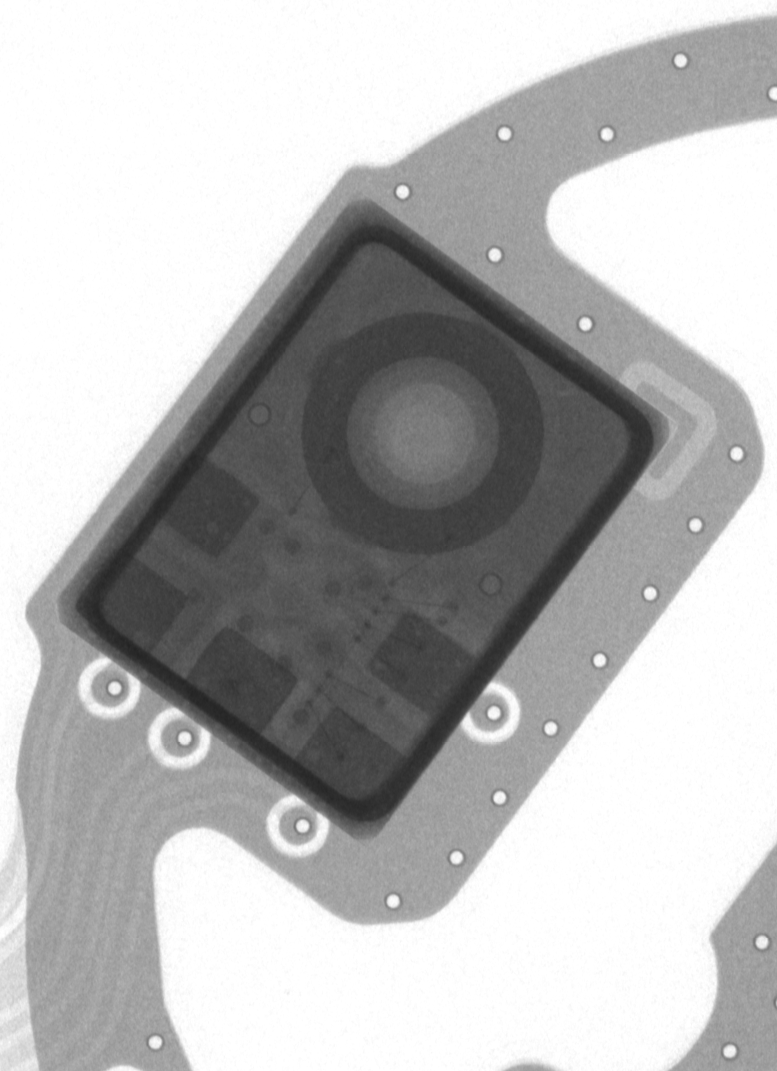
//> input picture Image/test.tif, 777 x 1071 px
$ ./Hough   (built with g++ and OpenCV 4)
//> lines starting //> are read from the running program, lines starting //| are printed output that depends on the picture; after the words box and inside, x2 and y2 are one past the last pixel; in counts of white or black regions, pixels touching at a corner belong together
#include <opencv2/opencv.hpp>
#include <iostream>
#include <vector>
#include <cmath>
#include <fstream>

using namespace cv;
using namespace std;

// Init accumulator for Hough Transform
vector<vector<int>> initAccumulator(int width, int height, int theta_steps, int& max_rho) {
    max_rho = static_cast<int>(sqrt(width * width + height * height)) + 1;
    return vector<vector<int>>(2 * max_rho, vector<int>(theta_steps, 0));
}

void houghTransform(const Mat& edge_img, vector<vector<int>>& accumulator, int max_rho, int theta_steps)
{
    const double PI = 3.14159265358979323846;
    for (int y = 0; y < edge_img.rows; ++y)
    {
        for (int x = 0; x < edge_img.cols; ++x)
        {
            if (edge_img.at<uchar>(y, x) > 0)
            {
                for (int t = 0; t < theta_steps; ++t)
                {
                    double theta = t * PI / theta_steps;
                    int rho = static_cast<int>(x * std::cos(theta) + y * std::sin(theta));
                    //rho may negative so + max_rho to convert range to [0, 2*maxrho]
                    accumulator[rho + max_rho][t]++;
                }
            }
        }
    }
}

vector<pair<int, int>> findLines(vector<vector<int>>& accumulator, int max_rho, int theta_steps, int threshold)
{
    vector<pair<int, int>> lines;
    for (int rho = 0; rho < 2 * max_rho; ++rho)
    {
        for (int theta = 0; theta < theta_steps; ++theta)
        {
            if (accumulator[rho][theta] > threshold)
            {
                lines.emplace_back(rho - max_rho, theta);
            }
        }
    }
    return lines;
}

//accumulator image
void saveAccumulator(vector<vector<int>>& accumulator, int max_rho, int theta_steps, const string& filename)
{
    Mat accum_img(2 * max_rho, theta_steps, CV_8UC1);
    int max_val = 0;
    for (const auto& row : accumulator) {
        for (int val : row) {
            if (val > max_val) max_val = val;
        }
    }
    for (int rho = 0; rho < 2 * max_rho; ++rho) {
        for (int theta = 0; theta < theta_steps; ++theta) {
            accum_img.at<uchar>(rho, theta) = static_cast<uchar>((accumulator[rho][theta] * 255.0) / max_val);
        }
    }
    //resize(accum_img, accum_img, cv::Size(10 * theta_steps, 2 * max_rho), 0, 0, cv::INTER_LINEAR);
    imwrite(filename, accum_img);
}

void drawLines(Mat& img, const std::vector<std::pair<int, int>>& lines, int theta_steps)
{
    const double PI = 3.14159265358979323846;
    for (const auto& linetmp : lines)
    {
        int rho = linetmp.first;
        int theta_idx = linetmp.second;
        double theta = theta_idx * PI / theta_steps;
        double cos_theta = cos(theta);
        double sin_theta = sin(theta);
        Point pt1, pt2;
        double x0 = cos_theta * rho, y0 = sin_theta * rho;

        pt1.x = cvRound(x0 + 1000 * (-sin_theta));
        pt1.y = cvRound(y0 + 1000 * (cos_theta));
        pt2.x = cvRound(x0 - 1000 * (-sin_theta));
        pt2.y = cvRound(y0 - 1000 * (cos_theta));

        line(img, pt1, pt2, Scalar(0, 0, 255), 1, LINE_AA);
    }
}

int main() {
    Mat img = imread("D:/FresherXavisTech/Image/test.tif", IMREAD_GRAYSCALE);
//> img is the input picture: 1071 rows x 777 cols, CV_8UC1; min 35, max 255, mean 185
    if (img.empty()) {
        std::cerr << "Cannot read the image!" << std::endl;
        return -1;
    }
    Mat blur1;
    bilateralFilter(img, blur1, -1, 4.0, 30);

    Ptr<CLAHE> clahe = createCLAHE();
    clahe->setClipLimit(2.0);
    clahe->setTilesGridSize(Size(9, 9));
    Mat claheResult;
    clahe->apply(blur1, claheResult);
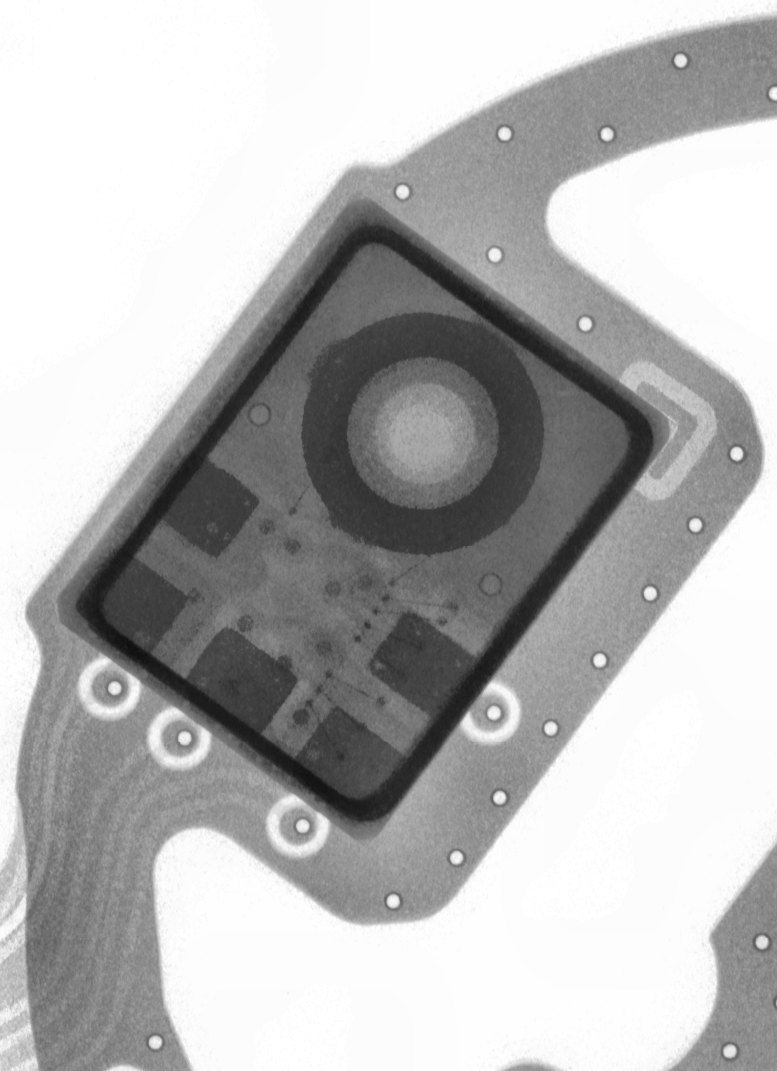
//> claheResult: 1071 rows x 777 cols, CV_8UC1; min 15, max 255, mean 183

    // [7 lines of commented-out code are left out]

    Mat edges;
    Canny(claheResult, edges, 50, 100, 3);
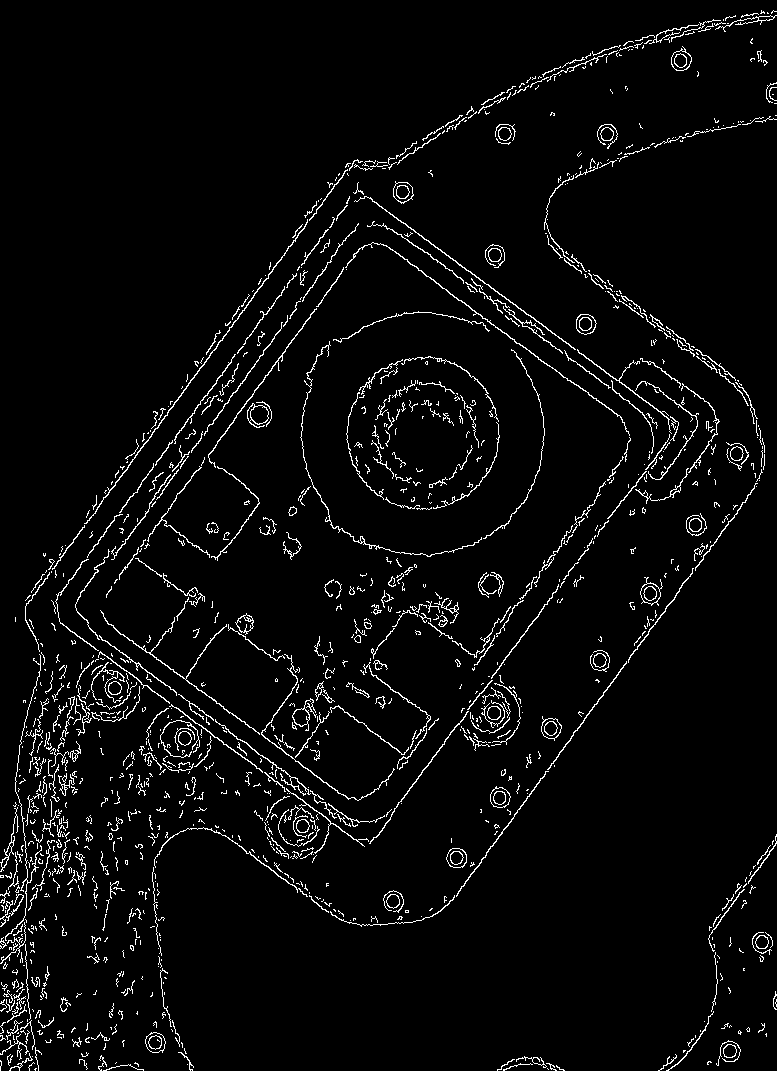
//> edges: 1071 rows x 777 cols, CV_8UC1; 4% white in thin lines or dots

    int theta_steps = 1800;
    int max_rho;
    auto accumulator = initAccumulator(edges.cols, edges.rows, theta_steps, max_rho);
//> max_rho = 1324

    houghTransform(edges, accumulator, max_rho, theta_steps);
    //HoughLines(edges, accumulator, max_rho, theta_steps, 100);

    saveAccumulator(accumulator, max_rho, theta_steps, "D:/FresherXavisTech/Image/accumulator.png");
//> after the loop in saveAccumulator, `for (int rho = 0; rho < 2 * max_rho; ++rho)`:
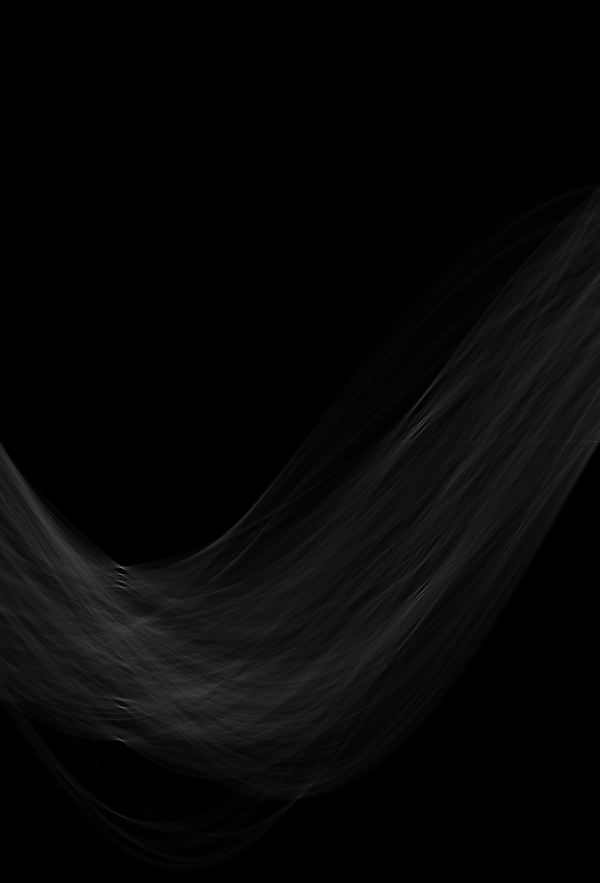
//> accum_img: 2648 rows x 1800 cols, CV_8UC1 (shown at 1/3 size); min 0, max 255, mean 6.7

    int threshold = 180; // Điều chỉnh ngưỡng theo nhu cầu
    auto lines = findLines(accumulator, max_rho, theta_steps, threshold);

    Mat color_img = imread("D:/FresherXavisTech/Image/test.tif");
    Mat color_edge;
    cvtColor(edges, color_edge, COLOR_GRAY2BGR);
//> color_edge: 1071 rows x 777 cols, CV_8UC3; 4% white in thin lines or dots

    drawLines(color_img, lines, theta_steps);
//> after the loop in drawLines, `for (const auto& linetmp : lines)`:
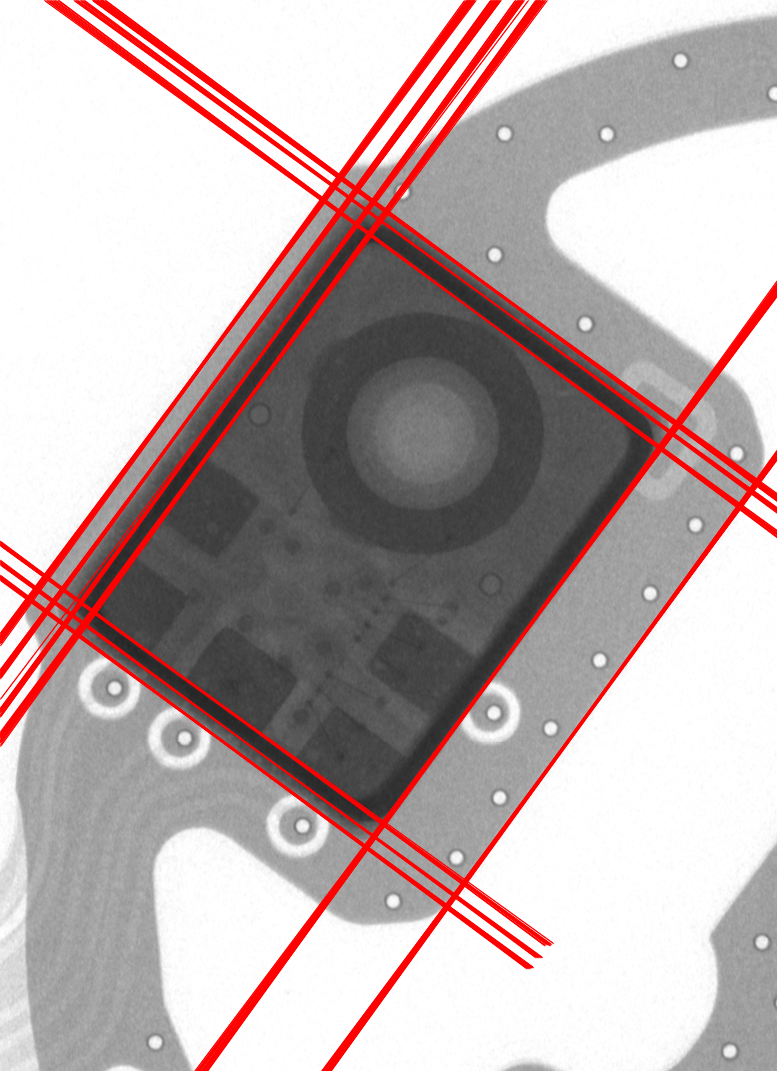
//> img: 1071 rows x 777 cols, CV_8UC3; 7.5% of pixels changed, all inside (x1, y1, x2, y2) = (0, 0, 777, 1071)
    drawLines(color_edge, lines, theta_steps);
//> call 2 of drawLines, with theta_steps = 1800
//> after the loop in drawLines (call 2), `for (const auto& linetmp : lines)`:
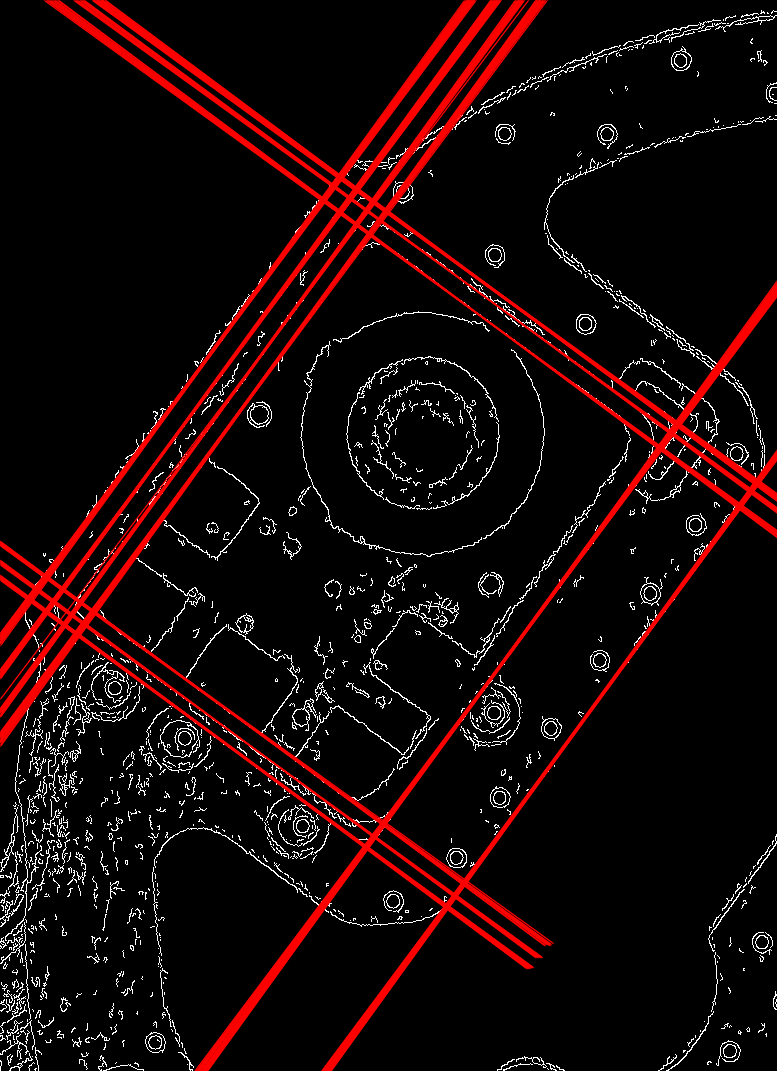
//> img: 1071 rows x 777 cols, CV_8UC3; mean B, G, R 7.8, 7.8, 23.8

    imwrite("output_lines.jpg", color_img);
    imshow("Detected Lines", color_img);
    imshow("Detected Lines Edge", color_edge);
    imshow("Edges", edges);
    waitKey(0);

    return 0;
}

$ run again, with Image/240129_A556_PANEL ID_43(14_38)_M 1(F 1_2).tif copied over Image/test.tif
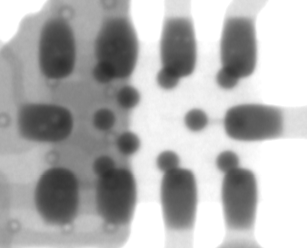
//> input picture Image/240129_A556_PANEL ID_43(14_38)_M 1(F 1_2).tif, 307 x 248 px
//> img is the input picture: 248 rows x 307 cols, CV_8UC1; min 41, max 255, mean 176.5
//> `Canny(claheResult, edges, 50, 100, 3);`:
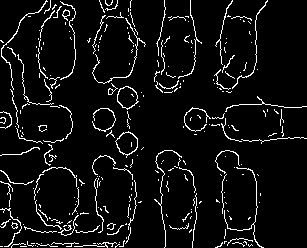
//> edges: 248 rows x 307 cols, CV_8UC1; 6.3% white in thin lines or dots
//> after the loop in saveAccumulator, `for (int rho = 0; rho < 2 * max_rho; ++rho)`:
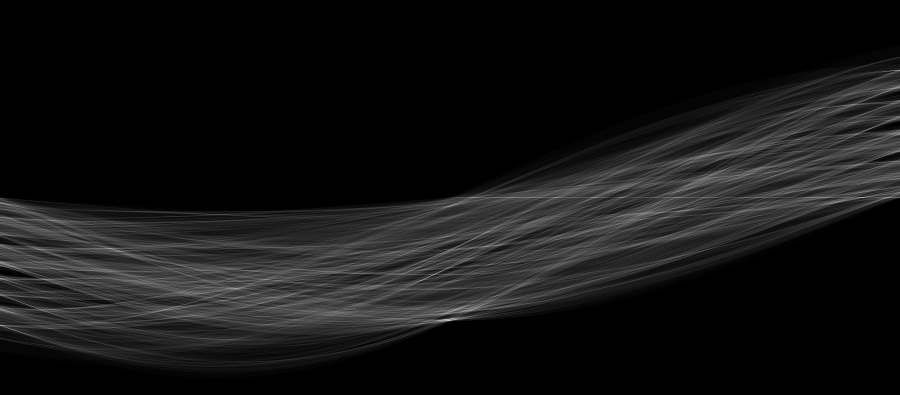
//> accum_img: 790 rows x 1800 cols, CV_8UC1 (shown at 1/2 size); min 0, max 255, mean 20.1
//> color_edge: 248 rows x 307 cols, CV_8UC3; 6.3% white in thin lines or dots
